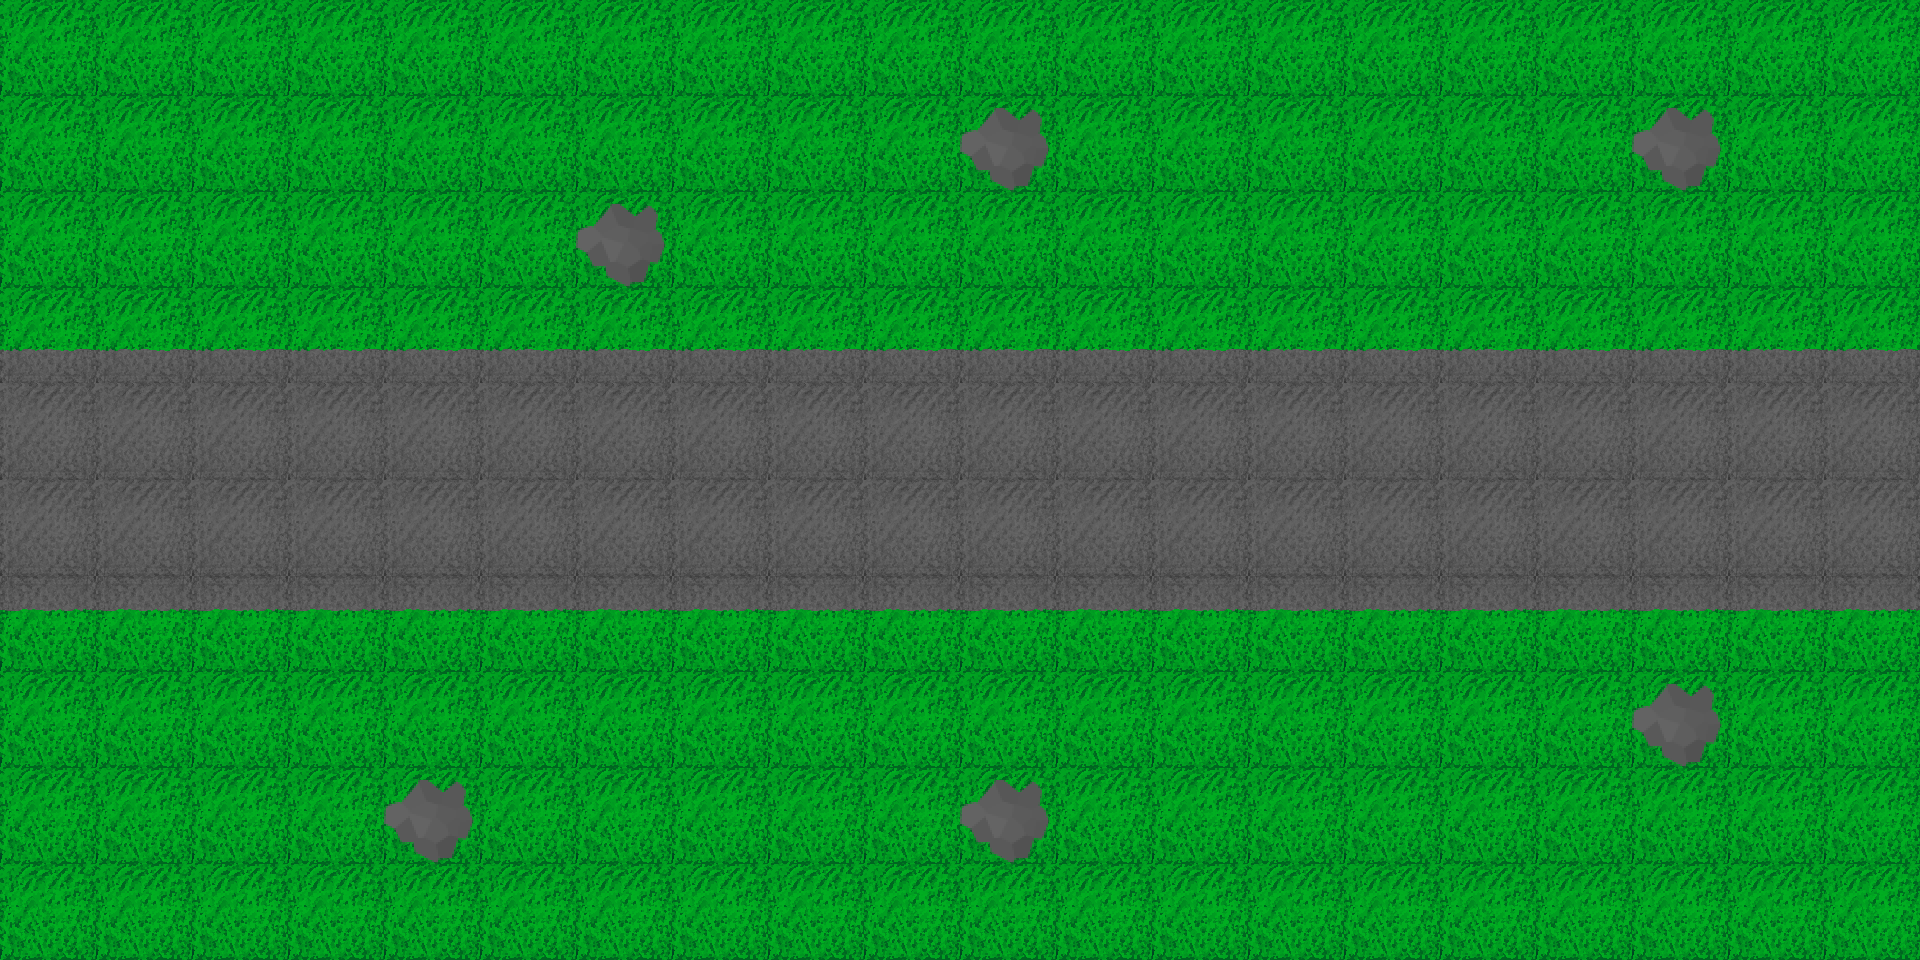

Tiled map render using the project's own tile images. Description and the whole map definition, tile-layer contents included, below:
An orthogonal 20x10 tile map with 96x96 px tiles, 1 tile layer (Tile Layer 1).

<map version="1.0" orientation="orthogonal" width="20" height="10" tilewidth="96" tileheight="96">
 <tileset firstgid="1" name="grass_area" tilewidth="96" tileheight="96">
  <image source="gfx/grass_area.png" width="384" height="288" />
  <tile id="1">
   <properties>
    <property name="Collidable" value="True" />
   </properties>
  </tile>
  <tile id="3">
   <properties>
    <property name="Collidable" value="True" />
   </properties>
  </tile>
  <tile id="5">
   <properties>
    <property name="Collidable" value="True" />
   </properties>
  </tile>
  <tile id="7">
   <properties>
    <property name="Collidable" value="False" />
   </properties>
  </tile>
  <tile id="9">
   <properties>
    <property name="Collidable" value="True" />
   </properties>
  </tile>
  <tile id="11">
   <properties>
    <property name="Collidable" value="True" />
   </properties>
  </tile>
 </tileset>
 <layer name="Tile Layer 1" width="20" height="10">
  <data>
   <tile gid="12" />
   <tile gid="12" />
   <tile gid="12" />
   <tile gid="12" />
   <tile gid="12" />
   <tile gid="12" />
   <tile gid="12" />
   <tile gid="12" />
   <tile gid="12" />
   <tile gid="12" />
   <tile gid="12" />
   <tile gid="12" />
   <tile gid="12" />
   <tile gid="12" />
   <tile gid="12" />
   <tile gid="12" />
   <tile gid="12" />
   <tile gid="12" />
   <tile gid="12" />
   <tile gid="12" />
   <tile gid="12" />
   <tile gid="12" />
   <tile gid="12" />
   <tile gid="12" />
   <tile gid="12" />
   <tile gid="12" />
   <tile gid="12" />
   <tile gid="12" />
   <tile gid="12" />
   <tile gid="12" />
   <tile gid="8" />
   <tile gid="12" />
   <tile gid="12" />
   <tile gid="12" />
   <tile gid="12" />
   <tile gid="12" />
   <tile gid="12" />
   <tile gid="8" />
   <tile gid="12" />
   <tile gid="12" />
   <tile gid="12" />
   <tile gid="12" />
   <tile gid="12" />
   <tile gid="12" />
   <tile gid="12" />
   <tile gid="12" />
   <tile gid="8" />
   <tile gid="12" />
   <tile gid="12" />
   <tile gid="12" />
   <tile gid="12" />
   <tile gid="12" />
   <tile gid="12" />
   <tile gid="12" />
   <tile gid="12" />
   <tile gid="12" />
   <tile gid="12" />
   <tile gid="12" />
   <tile gid="12" />
   <tile gid="12" />
   <tile gid="2" />
   <tile gid="2" />
   <tile gid="2" />
   <tile gid="2" />
   <tile gid="2" />
   <tile gid="2" />
   <tile gid="2" />
   <tile gid="2" />
   <tile gid="2" />
   <tile gid="2" />
   <tile gid="2" />
   <tile gid="2" />
   <tile gid="2" />
   <tile gid="2" />
   <tile gid="2" />
   <tile gid="2" />
   <tile gid="2" />
   <tile gid="2" />
   <tile gid="2" />
   <tile gid="2" />
   <tile gid="6" />
   <tile gid="6" />
   <tile gid="6" />
   <tile gid="6" />
   <tile gid="6" />
   <tile gid="6" />
   <tile gid="6" />
   <tile gid="6" />
   <tile gid="6" />
   <tile gid="6" />
   <tile gid="6" />
   <tile gid="6" />
   <tile gid="6" />
   <tile gid="6" />
   <tile gid="6" />
   <tile gid="6" />
   <tile gid="6" />
   <tile gid="6" />
   <tile gid="6" />
   <tile gid="6" />
   <tile gid="6" />
   <tile gid="6" />
   <tile gid="6" />
   <tile gid="6" />
   <tile gid="6" />
   <tile gid="6" />
   <tile gid="6" />
   <tile gid="6" />
   <tile gid="6" />
   <tile gid="6" />
   <tile gid="6" />
   <tile gid="6" />
   <tile gid="6" />
   <tile gid="6" />
   <tile gid="6" />
   <tile gid="6" />
   <tile gid="6" />
   <tile gid="6" />
   <tile gid="6" />
   <tile gid="6" />
   <tile gid="10" />
   <tile gid="10" />
   <tile gid="10" />
   <tile gid="10" />
   <tile gid="10" />
   <tile gid="10" />
   <tile gid="10" />
   <tile gid="10" />
   <tile gid="10" />
   <tile gid="10" />
   <tile gid="10" />
   <tile gid="10" />
   <tile gid="10" />
   <tile gid="10" />
   <tile gid="10" />
   <tile gid="10" />
   <tile gid="10" />
   <tile gid="10" />
   <tile gid="10" />
   <tile gid="10" />
   <tile gid="12" />
   <tile gid="12" />
   <tile gid="12" />
   <tile gid="12" />
   <tile gid="12" />
   <tile gid="12" />
   <tile gid="12" />
   <tile gid="12" />
   <tile gid="12" />
   <tile gid="12" />
   <tile gid="12" />
   <tile gid="12" />
   <tile gid="12" />
   <tile gid="12" />
   <tile gid="12" />
   <tile gid="12" />
   <tile gid="12" />
   <tile gid="8" />
   <tile gid="12" />
   <tile gid="12" />
   <tile gid="12" />
   <tile gid="12" />
   <tile gid="12" />
   <tile gid="12" />
   <tile gid="8" />
   <tile gid="12" />
   <tile gid="12" />
   <tile gid="12" />
   <tile gid="12" />
   <tile gid="12" />
   <tile gid="8" />
   <tile gid="12" />
   <tile gid="12" />
   <tile gid="12" />
   <tile gid="12" />
   <tile gid="12" />
   <tile gid="12" />
   <tile gid="12" />
   <tile gid="12" />
   <tile gid="12" />
   <tile gid="12" />
   <tile gid="12" />
   <tile gid="12" />
   <tile gid="12" />
   <tile gid="12" />
   <tile gid="12" />
   <tile gid="12" />
   <tile gid="12" />
   <tile gid="12" />
   <tile gid="12" />
   <tile gid="12" />
   <tile gid="12" />
   <tile gid="12" />
   <tile gid="12" />
   <tile gid="12" />
   <tile gid="12" />
   <tile gid="12" />
   <tile gid="12" />
   <tile gid="12" />
   <tile gid="12" />
  </data>
 </layer>
</map>